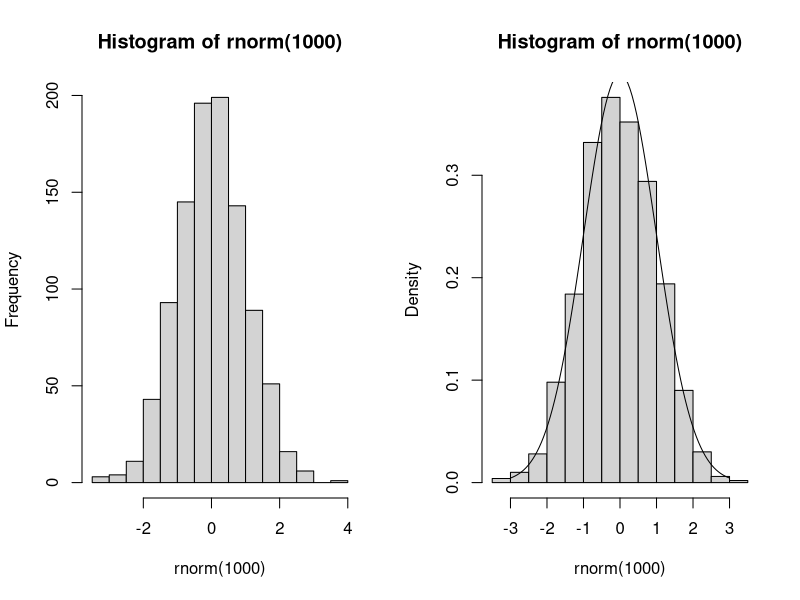

Source code (R):
z.hist <- function(nn=1000) { # z.hist.r
 par(mfrow=c(1,2))
 hist(rnorm(1000))
 hist(rnorm(1000), freq=F)
 lines(x<-seq(-3,3, length=100), dnorm(x))
} # end function

z.hist()
